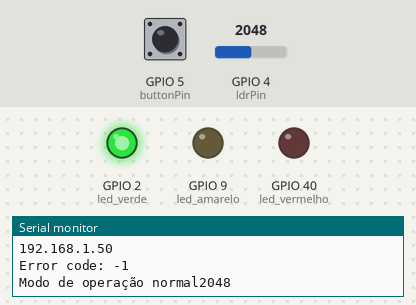
Bench run of a sketch on a simulated ESP32-S3. Parts: output pins drawn as LEDs (lit = HIGH), the last lines printed to the serial monitor. The inputs (shaded band) are chosen by the test bench; at power-on: GPIO 4 (ldrPin) = 2048, GPIO 5 (buttonPin) HIGH. WiFi joins after 1.5 s; servers stay silent unless stated.

Above: at 2.9 s.
3.0 s: GPIO 4 (ldrPin) set to 560
At 12.7 s:
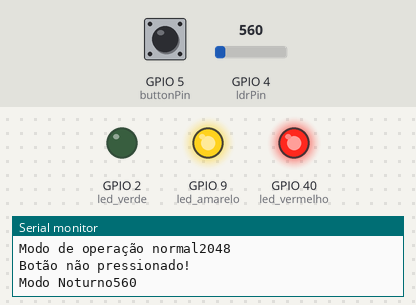
13.2 s: GPIO 5 (buttonPin) pulled LOW for 3 s
At 15.0 s:
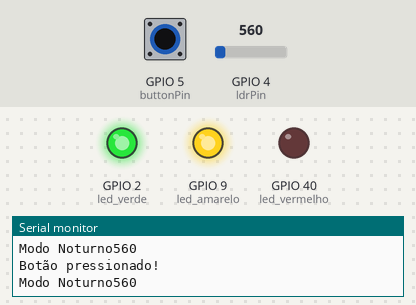
23.2 s: GPIO 4 (ldrPin) set to 663
At 27.9 s:
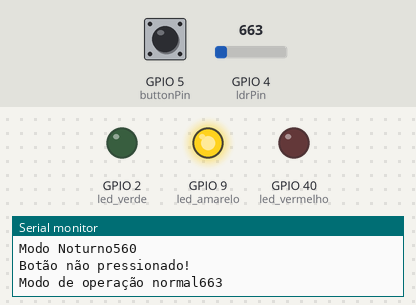
37.2 s: GPIO 4 (ldrPin) set to 491
At 39.4 s:
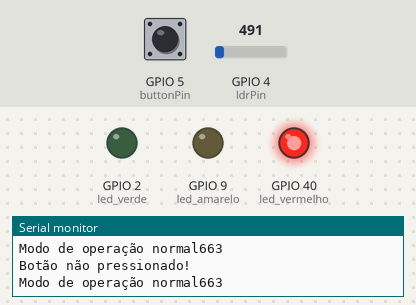
47.2 s: GPIO 4 (ldrPin) set to 640
At 48.7 s:
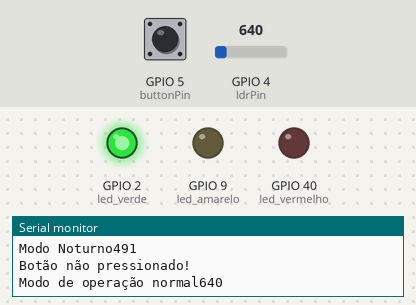
Timing chart, 0 to 62.2 s (numbered marks = the images above; inputs shaded):
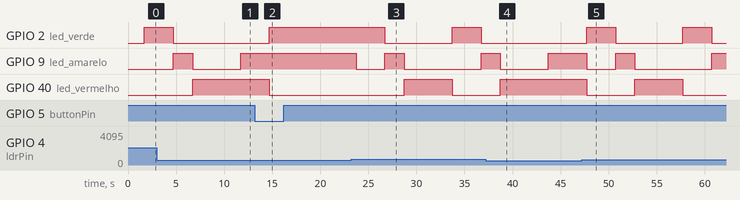

Measured:
- the behaviour switches between 600 and 601 on GPIO 4 (ldrPin) (found by bisection; images 2 and 3)
- after the input at 3.0 s, GPIO 2 (led_verde): goes on until 4.7 s, then stays LOW; GPIO 40 (led_vermelho): goes on until 6.7 s, then stays HIGH
- after the input at 13.2 s, GPIO 2 (led_verde): LOW → HIGH after 1.5 s; GPIO 40 (led_vermelho): HIGH → LOW after 1.5 s
- after the input at 23.2 s, GPIO 2 (led_verde): HIGH → LOW after 3.5 s, → HIGH 7.0 s later, → LOW 3.0 s later; GPIO 9 (led_amarelo): HIGH → LOW after 0.52 s, → HIGH 3.0 s later, → LOW 2.0 s later, → HIGH 8.0 s later; GPIO 40 (led_vermelho): LOW → HIGH after 5.5 s, → LOW 5.0 s later
- after the input at 37.2 s, GPIO 2 (led_verde): stays LOW (without the input it goes to HIGH after 6.5 s); GPIO 40 (led_vermelho): goes on until 38.7 s, then stays HIGH
- after the input at 47.2 s, GPIO 2 (led_verde): alternates HIGH for 3.0 s and LOW for 7.0 s, starting after 0.52 s; GPIO 9 (led_amarelo): HIGH → LOW after 0.52 s, → HIGH 3.0 s later, → LOW 2.0 s later, → HIGH 8.0 s later; GPIO 40 (led_vermelho): HIGH → LOW after 0.52 s, → HIGH 5.0 s later, → LOW 5.0 s later

The sketch:

sketch.ino
```cpp
#include <WiFi.h>
#include <HTTPClient.h>

#define led_verde 2 // Pino utilizado para controle do led verde
#define led_vermelho 40 // Pino utilizado para controle do led vermelho
#define led_amarelo 9 // Pino utilizado para controle do led azul

const int buttonPin = 5;  // pino utilizado para o botão
int buttonState = 0;  // vvariável de status do botão

const int ldrPin = 4;  // pino do sensor ldr
int threshold = 600;

const char* ssid = "Wokwi-GUEST";
const char* password = "";

void setup_wifi() {
  delay(10);
  // iniciando a conexão com o wifi
  Serial.println();
  Serial.print("Connecting to ");
  Serial.println(ssid);

  WiFi.mode(WIFI_STA);
  WiFi.begin(ssid, password);

  // tentando conectar
  while (WiFi.status() != WL_CONNECTED) {
    delay(500);
    Serial.print(".");
  }

  // exibição das informações de conexão no monitor serial
  Serial.println("");
  Serial.println("WiFi connected");
  Serial.println("IP address: ");
  Serial.println(WiFi.localIP());
}

void setup() {

  // Configuração inicial dos pinos para controle dos leds como OUTPUTs (saídas) do ESP32
  pinMode(led_amarelo, OUTPUT);
  pinMode(led_verde, OUTPUT);
  pinMode(led_vermelho, OUTPUT);

  // Inicialização das entradas
  pinMode(buttonPin, INPUT); // inicializa o pino do botão

  // inicializa os LEDs apagados
  digitalWrite(led_amarelo, LOW);
  digitalWrite(led_verde, LOW);
  digitalWrite(led_vermelho, LOW);

  Serial.begin(9600); // Configuração para debug por interface serial entre ESP e computador com baud rate de 9600

  setup_wifi();

  if(WiFi.status() == WL_CONNECTED){ // Se o ESP32 estiver conectado à Internet
    HTTPClient http;

    String serverPath = "http://www.google.com.br/"; // Endpoint da requisição HTTP

    http.begin(serverPath.c_str());

    int httpResponseCode = http.GET(); // Código do Resultado da Requisição HTTP

    if (httpResponseCode>0) {
      Serial.print("HTTP Response code: ");
      Serial.println(httpResponseCode);
      String payload = http.getString();
      Serial.println(payload);
      }
    else {
      Serial.print("Error code: ");
      Serial.println(httpResponseCode);
      }
      http.end();
    }

  else {
    Serial.println("WiFi Disconnected");
  }
}

void loop() {
  // realiza a leitura do sensor de luminosidade
  int ldrstatus = analogRead(ldrPin);

  // verifica se
  if(ldrstatus <= threshold){
    Serial.print("Modo Noturno");
    Serial.println(ldrstatus);
    digitalWrite(led_amarelo, HIGH);
    delay(1000);

  }else{
    Serial.print("Modo de operação normal");
    Serial.println(ldrstatus);

    // acende o led verde por 3 segundos
    digitalWrite(led_amarelo, LOW);
    digitalWrite(led_verde, HIGH);
    digitalWrite(led_vermelho, LOW);
    delay(3000);

    // acende o led amarelo por 2 segundos
    digitalWrite(led_amarelo, HIGH);
    digitalWrite(led_verde, LOW);
    digitalWrite(led_vermelho, LOW);
    delay(2000);

    // acende o led vermelho por 5 segundos
    digitalWrite(led_amarelo, LOW);
    digitalWrite(led_verde, LOW);
    digitalWrite(led_vermelho, HIGH);
    delay(5000);

  }

  // verifica o estado do botão
  buttonState = digitalRead(buttonPin);

  // Verifica estado do botão
  if (buttonState == LOW & digitalRead(led_vermelho) == HIGH) {
    Serial.println("Botão pressionado!");
    delay(1000);
    digitalWrite(led_verde, HIGH);
    digitalWrite(led_vermelho, LOW);
    digitalWrite(led_amarelo, LOW);
} else {
  Serial.println("Botão não pressionado!");
}

}
```
